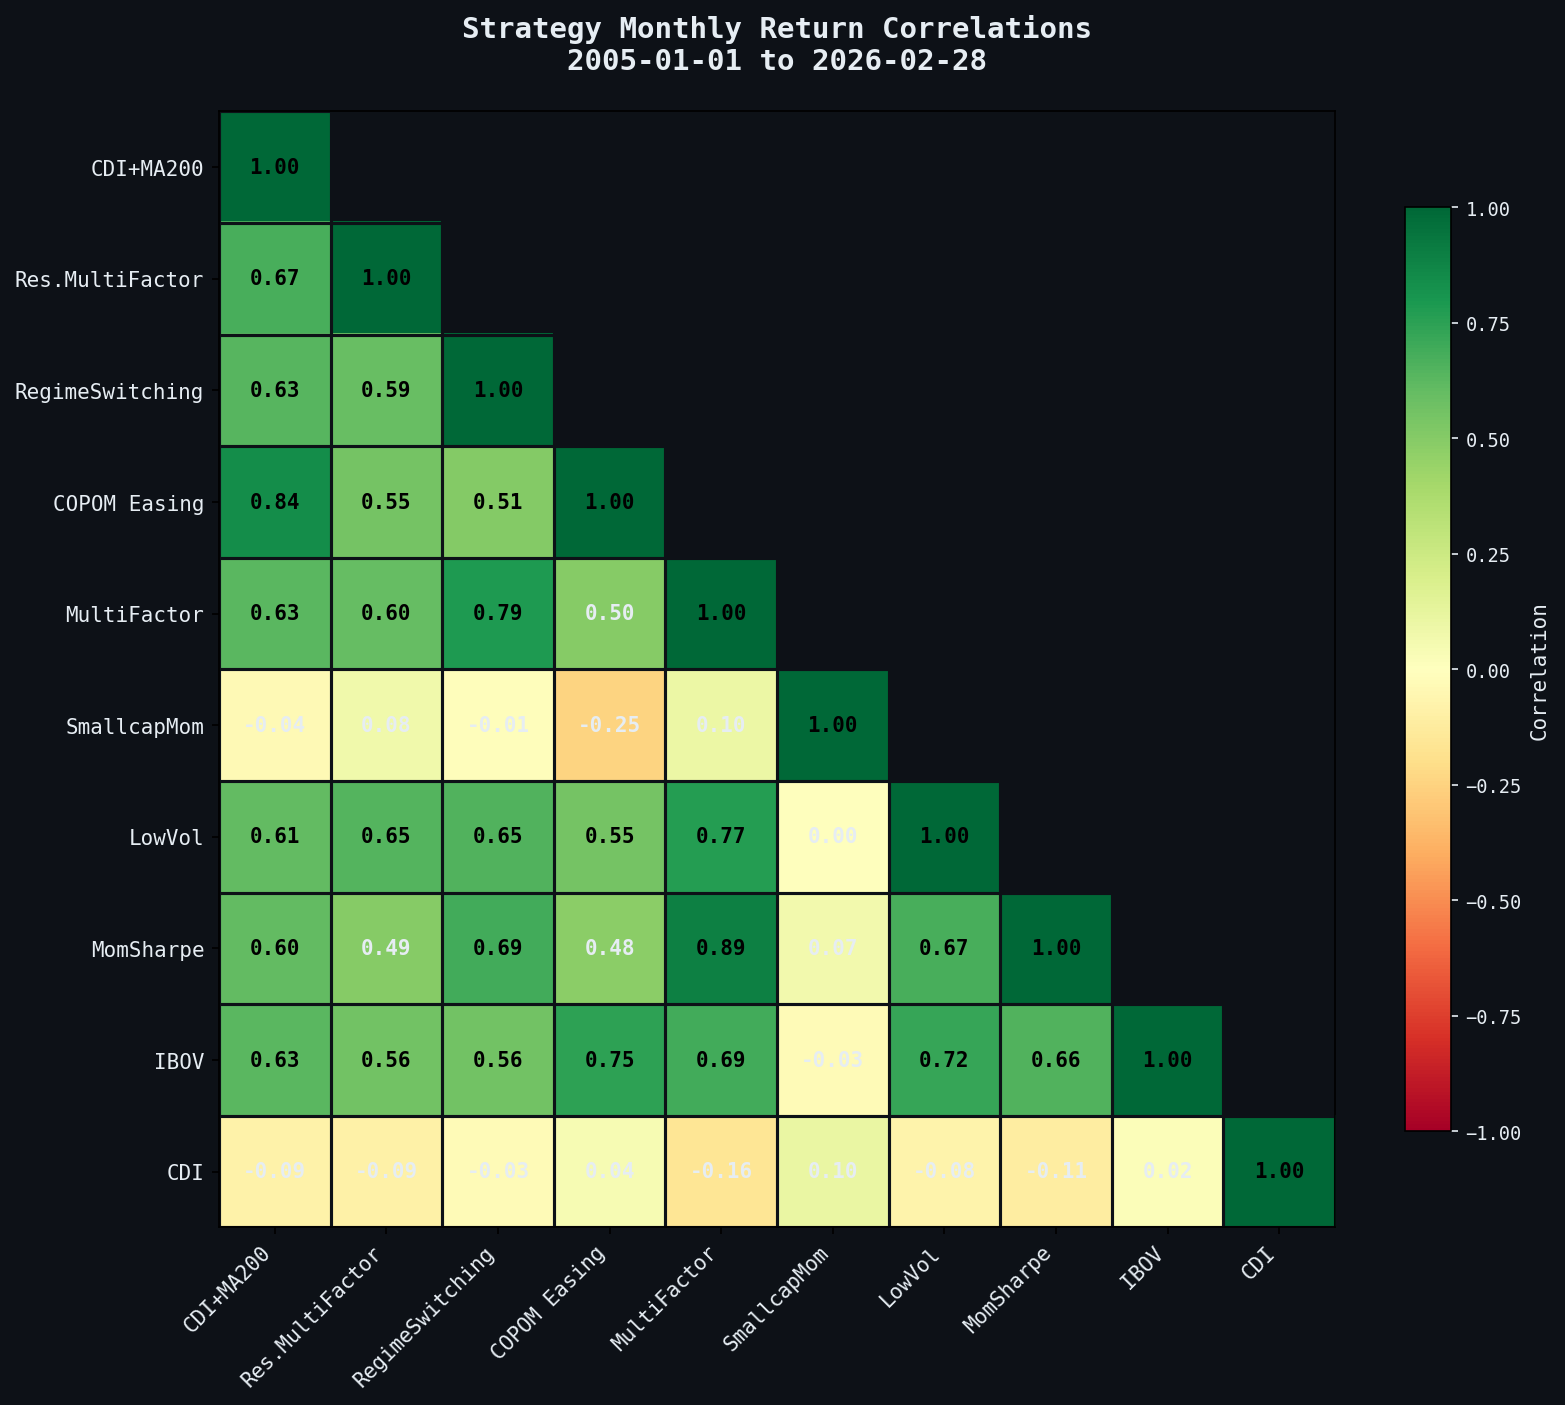

This figure's Python source:
"""
Run all strategies, collect their after-tax monthly return series,
and produce a correlation matrix heatmap.
"""
import warnings
warnings.filterwarnings("ignore")

import pandas as pd
import numpy as np
from datetime import datetime
import sys
import os

sys.path.append(os.path.dirname(os.path.dirname(os.path.abspath(__file__))))
sys.path.append(os.path.dirname(os.path.abspath(__file__)))

from core.data import load_b3_data, download_benchmark, download_cdi_daily
from core.metrics import value_to_ret
from core.simulation import run_simulation

import matplotlib.pyplot as plt

# ─── Shared config ───
START = "2005-01-01"
END = datetime.today().strftime("%Y-%m-%d")
FREQ = "ME"
PERIODS = 12
CAPITAL = 100_000
TAX = 0.15
SLIP = 0.001

print(f"\n{'='*80}")
print(f"  STRATEGY CORRELATION MATRIX -- All from {START}")
print(f"{'='*80}\n")

# ─── Load shared data once ───
print("  Loading shared data...")
DB_PATH = os.path.join(os.path.dirname(os.path.dirname(os.path.abspath(__file__))), "b3_market_data.sqlite")
adj_close, close_px, fin_vol = load_b3_data(DB_PATH, START, END)
cdi_daily = download_cdi_daily(START, END)
ibov_px = download_benchmark("^BVSP", START, END)

ibov_ret = ibov_px.resample(FREQ).last().pct_change().dropna()
cdi_ret = (1 + cdi_daily).resample(FREQ).prod() - 1
cdi_monthly = cdi_ret.copy()

px = adj_close.resample(FREQ).last()
ret = px.pct_change()
raw_close = close_px.resample(FREQ).last()
adtv = fin_vol.resample(FREQ).mean()

MIN_ADTV = 1_000_000
MIN_PRICE = 1.0
LOOKBACK = 12

# Precompute common signals
log_ret = np.log1p(ret)
has_glitch = ((ret > 1.0) | (ret < -0.90)).rolling(LOOKBACK).max()
ma200_daily = adj_close.rolling(200, min_periods=200).mean()
ma200_m = ma200_daily.resample(FREQ).last()
above_ma200 = px > ma200_m
is_easing = cdi_monthly.shift(1) < cdi_monthly.shift(4)

# IBOV regime signals
ibov_daily_ret = ibov_px.pct_change()
ibov_vol_20d = ibov_daily_ret.rolling(20).std()
ibov_vol_m = ibov_vol_20d.resample(FREQ).last()
ibov_vol_pctrank = ibov_vol_m.expanding(min_periods=12).apply(
    lambda x: (x.iloc[-1] >= x).mean(), raw=False
)
ibov_calm = ibov_vol_pctrank <= 0.70
ibov_ret_20d = ibov_px.pct_change(20)
ibov_ret_m = ibov_ret_20d.resample(FREQ).last()
ibov_uptrend = ibov_ret_m > 0

# Multifactor common signals
dist_ma200 = px / ma200_m - 1
vol_60d = ret.rolling(5).std()
daily_ret_abs = adj_close.pct_change().abs()
atr_proxy = daily_ret_abs.ewm(span=14, min_periods=14).mean()
atr_m = atr_proxy.resample(FREQ).last()
vol_20d = ret.rolling(2).std()

mom_sig_12m = log_ret.shift(1).rolling(LOOKBACK).sum()
mom_sig_12m_clean = mom_sig_12m.copy()
mom_sig_12m_clean[has_glitch == 1] = np.nan
vol_sig_12m = -ret.shift(1).rolling(LOOKBACK).std()
vol_sig_12m_clean = vol_sig_12m.copy()
vol_sig_12m_clean[has_glitch == 1] = np.nan
mf_composite = (
    mom_sig_12m_clean.rank(axis=1, pct=True) * 0.5
    + vol_sig_12m_clean.rank(axis=1, pct=True) * 0.5
)

ibov_m = ibov_px.resample(FREQ).last()
ibov_ma10 = ibov_m.rolling(10).mean()
ibov_above = ibov_m > ibov_ma10


def run_and_get_returns(name, ret_matrix, weights):
    """Run simulation and return the after-tax monthly return series."""
    result = run_simulation(
        returns_matrix=ret_matrix.fillna(0.0),
        target_weights=weights,
        initial_capital=CAPITAL,
        tax_rate=TAX,
        slippage=SLIP,
        name=name,
    )
    common = result["pretax_values"].index.intersection(ibov_ret.index)
    at_val = result["aftertax_values"].loc[common]
    at_ret = value_to_ret(at_val)
    at_ret.name = name
    return at_ret


# ═══════════════════════════════════════════════
#  STRATEGY DEFINITIONS
# ═══════════════════════════════════════════════
all_returns = {}

# ── 1. CDI + MA200 ──
print("  [1/8] CDI + MA200 Trend Filter...")
try:
    tw = pd.DataFrame(0.0, index=ret.index, columns=ret.columns)
    tw["CDI_ASSET"] = 0.0
    r = ret.copy()
    r["CDI_ASSET"] = cdi_monthly
    r["IBOV"] = ibov_ret

    for i in range(13, len(ret)):
        easing = bool(is_easing.iloc[i]) if i < len(is_easing) else False
        if not easing:
            tw.iloc[i, tw.columns.get_loc("CDI_ASSET")] = 1.0
            continue
        above = above_ma200.iloc[i - 1]
        adtv_r = adtv.iloc[i - 1]
        raw_r = raw_close.iloc[i - 1]
        gl = has_glitch.iloc[i - 1] if i - 1 < len(has_glitch) else pd.Series()
        mask = above.fillna(False) & (adtv_r >= MIN_ADTV) & (raw_r >= MIN_PRICE)
        if len(gl) > 0:
            mask = mask & (gl != 1)
        tickers = mask[mask].index.tolist()
        if not tickers:
            tw.iloc[i, tw.columns.get_loc("CDI_ASSET")] = 1.0
        else:
            w = 1.0 / len(tickers)
            for t in tickers:
                tw.iloc[i, tw.columns.get_loc(t)] = w
    all_returns["CDI+MA200"] = run_and_get_returns("CDI+MA200", r, tw)
except Exception as e:
    print(f"    ERROR: {e}")

# ── 2. Research Multi-Factor ──
print("  [2/8] Research Multi-Factor (5 factors + regime)...")
try:
    tw = pd.DataFrame(0.0, index=ret.index, columns=ret.columns)
    tw["CDI_ASSET"] = 0.0
    r = ret.copy()
    r["CDI_ASSET"] = cdi_monthly
    r["IBOV"] = ibov_ret

    for i in range(14, len(ret)):
        sig_easing = bool(is_easing.iloc[i]) if i < len(is_easing) else False
        sig_calm = bool(ibov_calm.iloc[i - 1]) if i - 1 < len(ibov_calm) else False
        sig_up = bool(ibov_uptrend.iloc[i - 1]) if i - 1 < len(ibov_uptrend) else False
        if (int(sig_easing) + int(sig_calm) + int(sig_up)) < 2:
            tw.iloc[i, tw.columns.get_loc("CDI_ASSET")] = 1.0
            continue
        composite = (
            0.2 * dist_ma200.iloc[i - 1].rank(pct=True)
            + 0.2 * (-vol_60d.iloc[i - 1]).rank(pct=True)
            + 0.2 * (-atr_m.iloc[i - 1]).rank(pct=True)
            + 0.2 * (-vol_20d.iloc[i - 1]).rank(pct=True)
            + 0.2 * adtv.iloc[i - 1].rank(pct=True)
        )
        adtv_r = adtv.iloc[i - 1]
        raw_r = raw_close.iloc[i - 1]
        gl = has_glitch.iloc[i - 1] if i - 1 < len(has_glitch) else pd.Series()
        mask = (adtv_r >= MIN_ADTV) & (raw_r >= MIN_PRICE)
        if len(gl) > 0:
            mask = mask & (gl != 1)
        valid = composite[mask].dropna()
        if len(valid) < 5:
            tw.iloc[i, tw.columns.get_loc("CDI_ASSET")] = 1.0
            continue
        n = max(1, int(len(valid) * 0.10))
        sel = valid.nlargest(n).index.tolist()
        w = 1.0 / len(sel)
        for t in sel:
            tw.iloc[i, tw.columns.get_loc(t)] = w
    all_returns["Res.MultiFactor"] = run_and_get_returns("Res.MultiFactor", r, tw)
except Exception as e:
    print(f"    ERROR: {e}")

# ── 3. Regime Switching ──
print("  [3/8] Regime Switching (IBOV trend)...")
try:
    tw = pd.DataFrame(0.0, index=ret.index, columns=ret.columns)
    tw["CDI_ASSET"] = 0.0
    r = ret.copy()
    r["CDI_ASSET"] = cdi_monthly
    r["IBOV"] = ibov_ret

    for i in range(LOOKBACK + 2, len(ret)):
        above = bool(ibov_above.iloc[i - 1]) if i - 1 < len(ibov_above) else False
        if not above:
            tw.iloc[i, tw.columns.get_loc("CDI_ASSET")] = 1.0
            continue
        sig_row = mf_composite.iloc[i - 1]
        adtv_r = adtv.iloc[i - 1]
        raw_r = raw_close.iloc[i - 1]
        mask = (adtv_r >= MIN_ADTV) & (raw_r >= MIN_PRICE)
        valid = sig_row[mask].dropna()
        if len(valid) < 5:
            tw.iloc[i, tw.columns.get_loc("CDI_ASSET")] = 1.0
            continue
        n = max(1, int(len(valid) * 0.10))
        sel = valid.nlargest(n).index.tolist()
        w = 1.0 / len(sel)
        for t in sel:
            tw.iloc[i, tw.columns.get_loc(t)] = w
    all_returns["RegimeSwitching"] = run_and_get_returns("RegimeSwitching", r, tw)
except Exception as e:
    print(f"    ERROR: {e}")

# ── 4. COPOM Easing ──
print("  [4/8] COPOM Easing (IBOV vs CDI)...")
try:
    tw = pd.DataFrame(0.0, index=ret.index, columns=ret.columns)
    tw["CDI_ASSET"] = 0.0
    tw["IBOV"] = 0.0
    r = ret.copy()
    r["CDI_ASSET"] = cdi_monthly
    r["IBOV"] = ibov_ret

    for i in range(5, len(ret)):
        easing = bool(is_easing.iloc[i]) if i < len(is_easing) else False
        if easing:
            tw.iloc[i, tw.columns.get_loc("IBOV")] = 1.0
        else:
            tw.iloc[i, tw.columns.get_loc("CDI_ASSET")] = 1.0
    all_returns["COPOM Easing"] = run_and_get_returns("COPOM Easing", r, tw)
except Exception as e:
    print(f"    ERROR: {e}")

# ── 5. Multifactor (Mom + Low Vol, no regime) ──
print("  [5/8] Multifactor (Mom + Low Vol)...")
try:
    composite = (
        mom_sig_12m_clean.rank(axis=1, pct=True) * 0.5
        + vol_sig_12m_clean.rank(axis=1, pct=True) * 0.5
    )
    tw = pd.DataFrame(0.0, index=ret.index, columns=ret.columns)
    r = ret.copy()

    for i in range(LOOKBACK + 2, len(ret)):
        sig_row = composite.iloc[i - 1]
        adtv_r = adtv.iloc[i - 1]
        raw_r = raw_close.iloc[i - 1]
        mask = (adtv_r >= MIN_ADTV) & (raw_r >= MIN_PRICE)
        valid = sig_row[mask].dropna()
        if len(valid) < 5:
            continue
        n = max(1, int(len(valid) * 0.10))
        sel = valid.nlargest(n).index.tolist()
        w = 1.0 / len(sel)
        for t in sel:
            tw.iloc[i, tw.columns.get_loc(t)] = w
    all_returns["MultiFactor"] = run_and_get_returns("MultiFactor", r, tw)
except Exception as e:
    print(f"    ERROR: {e}")

# ── 6. Smallcap Momentum ──
print("  [6/8] Smallcap Momentum...")
try:
    mom_6m = log_ret.shift(1).rolling(6).sum()
    mom_6m[has_glitch == 1] = np.nan
    adtv_median = adtv.median(axis=1)

    tw = pd.DataFrame(0.0, index=ret.index, columns=ret.columns)
    r = ret.copy()

    for i in range(8, len(ret)):
        sig_row = mom_6m.iloc[i - 1]
        adtv_r = adtv.iloc[i - 1]
        raw_r = raw_close.iloc[i - 1]
        med = adtv_median.iloc[i - 1]
        mask = (adtv_r >= 100_000) & (adtv_r < med) & (raw_r >= MIN_PRICE)
        valid = sig_row[mask].dropna()
        if len(valid) < 5:
            continue
        n = max(1, int(len(valid) * 0.20))
        sel = valid.nlargest(n).index.tolist()
        w = 1.0 / len(sel)
        for t in sel:
            tw.iloc[i, tw.columns.get_loc(t)] = w
    all_returns["SmallcapMom"] = run_and_get_returns("SmallcapMom", r, tw)
except Exception as e:
    print(f"    ERROR: {e}")

# ── 7. Low Volatility ──
print("  [7/8] Low Volatility (unconditional)...")
try:
    vol_sig = -ret.rolling(LOOKBACK).std()
    vol_sig[has_glitch == 1] = np.nan

    tw = pd.DataFrame(0.0, index=ret.index, columns=ret.columns)
    r = ret.copy()

    for i in range(LOOKBACK + 1, len(ret)):
        sig_row = vol_sig.iloc[i - 1]
        adtv_r = adtv.iloc[i - 1]
        raw_r = raw_close.iloc[i - 1]
        mask = (adtv_r >= MIN_ADTV) & (raw_r >= MIN_PRICE)
        valid = sig_row[mask].dropna()
        if len(valid) < 5:
            continue
        n = max(1, int(len(valid) * 0.10))
        sel = valid.nlargest(n).index.tolist()
        w = 1.0 / len(sel)
        for t in sel:
            tw.iloc[i, tw.columns.get_loc(t)] = w
    all_returns["LowVol"] = run_and_get_returns("LowVol", r, tw)
except Exception as e:
    print(f"    ERROR: {e}")

# ── 8. Momentum Sharpe ──
print("  [8/8] Momentum Sharpe...")
try:
    mom_12m = log_ret.shift(1).rolling(LOOKBACK).sum()
    vol_12m = ret.shift(1).rolling(LOOKBACK).std()
    sharpe_sig = mom_12m / vol_12m
    sharpe_sig[has_glitch == 1] = np.nan

    tw = pd.DataFrame(0.0, index=ret.index, columns=ret.columns)
    r = ret.copy()

    for i in range(LOOKBACK + 2, len(ret)):
        sig_row = sharpe_sig.iloc[i - 1]
        adtv_r = adtv.iloc[i - 1]
        raw_r = raw_close.iloc[i - 1]
        mask = (adtv_r >= MIN_ADTV) & (raw_r >= MIN_PRICE)
        valid = sig_row[mask].dropna()
        valid = valid[np.isfinite(valid)]
        if len(valid) < 5:
            continue
        n = max(1, int(len(valid) * 0.10))
        sel = valid.nlargest(n).index.tolist()
        w = 1.0 / len(sel)
        for t in sel:
            tw.iloc[i, tw.columns.get_loc(t)] = w
    all_returns["MomSharpe"] = run_and_get_returns("MomSharpe", r, tw)
except Exception as e:
    print(f"    ERROR: {e}")

# ── Benchmarks ──
print("  Adding benchmarks...")
all_returns["IBOV"] = ibov_ret
all_returns["CDI"] = cdi_ret

# ═══════════════════════════════════════════════
#  BUILD CORRELATION MATRIX
# ═══════════════════════════════════════════════
print("\n  Building correlation matrix...")

returns_df = pd.DataFrame(all_returns)
# Align all series to common dates
returns_df = returns_df.dropna(how="all")

corr = returns_df.corr()

# Print to console
print(f"\n{'='*80}")
print(f"  MONTHLY RETURN CORRELATION MATRIX -- {START} to {END}")
print(f"{'='*80}")
print(corr.round(2).to_string())
print()

# ═══════════════════════════════════════════════
#  PLOT HEATMAP
# ═══════════════════════════════════════════════
PALETTE_BG = "#0D1117"
PALETTE_TEXT = "#E6EDF3"

plt.rcParams.update({
    "font.family": "monospace",
    "figure.facecolor": PALETTE_BG,
    "text.color": PALETTE_TEXT,
    "axes.facecolor": PALETTE_BG,
})

fig, ax = plt.subplots(figsize=(12, 10))

# Mask upper triangle
mask = np.triu(np.ones_like(corr, dtype=bool), k=1)
masked_corr = corr.copy().values.astype(float)
masked_corr[mask] = np.nan

im = ax.imshow(masked_corr, cmap="RdYlGn", vmin=-1, vmax=1, aspect="equal")

labels = corr.columns.tolist()
ax.set_xticks(range(len(labels)))
ax.set_yticks(range(len(labels)))
ax.set_xticklabels(labels, rotation=45, ha="right", fontsize=10, color=PALETTE_TEXT)
ax.set_yticklabels(labels, fontsize=10, color=PALETTE_TEXT)

# Annotate cells
for i in range(len(labels)):
    for j in range(len(labels)):
        if mask[i, j]:
            continue
        val = corr.iloc[i, j]
        text_color = "black" if abs(val) > 0.5 else PALETTE_TEXT
        ax.text(j, i, f"{val:.2f}", ha="center", va="center",
                fontsize=10, fontweight="bold", color=text_color)

# Grid lines
for edge in range(len(labels) + 1):
    ax.axhline(edge - 0.5, color=PALETTE_BG, lw=1.5)
    ax.axvline(edge - 0.5, color=PALETTE_BG, lw=1.5)

ax.set_title(
    f"Strategy Monthly Return Correlations\n{START} to {END}",
    fontsize=14,
    fontweight="bold",
    color=PALETTE_TEXT,
    pad=20,
)

cbar = fig.colorbar(im, ax=ax, shrink=0.8)
cbar.ax.tick_params(colors=PALETTE_TEXT, labelsize=9)
cbar.set_label("Correlation", color=PALETTE_TEXT, fontsize=10)

out_path = "correlation_matrix.png"
plt.savefig(out_path, dpi=150, bbox_inches="tight", facecolor=PALETTE_BG)
print(f"📊  Heatmap saved → {out_path}")

try:
    plt.show()
except Exception:
    pass

print(f"\n{'='*80}")
print("  Done!")
print(f"{'='*80}\n")
